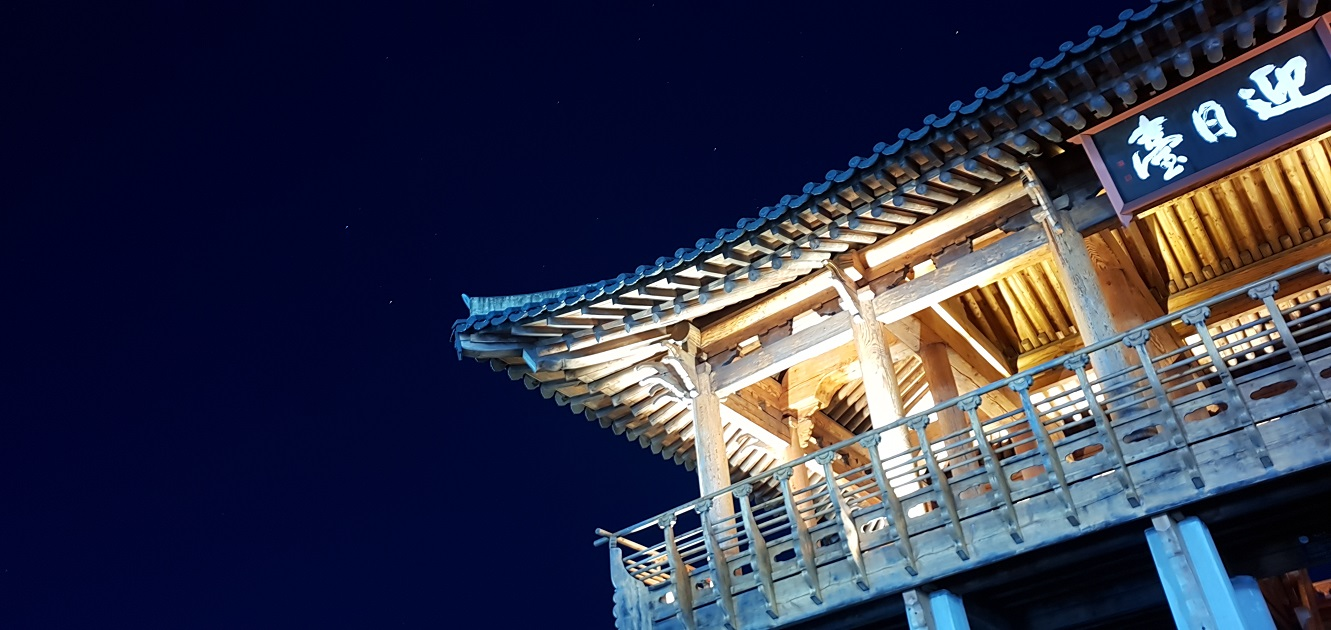
#> input picture OpenCV/10-convolutionAndMask/images/po.jpg, 1331 x 630 px
$ python 101-1-blurring-avg.py
#> lines starting #> are read from the running program, lines starting #| are printed output that depends on the picture
import cv2 as cv
import os

os.chdir('10-convolutionAndMask\\images')
img = cv.imread('po.jpg')
#> img is the input picture: shape (630, 1331, 3); mean B, G, R 73.9, 52.5, 50.3
img_blur = cv.blur(img, (5,5))
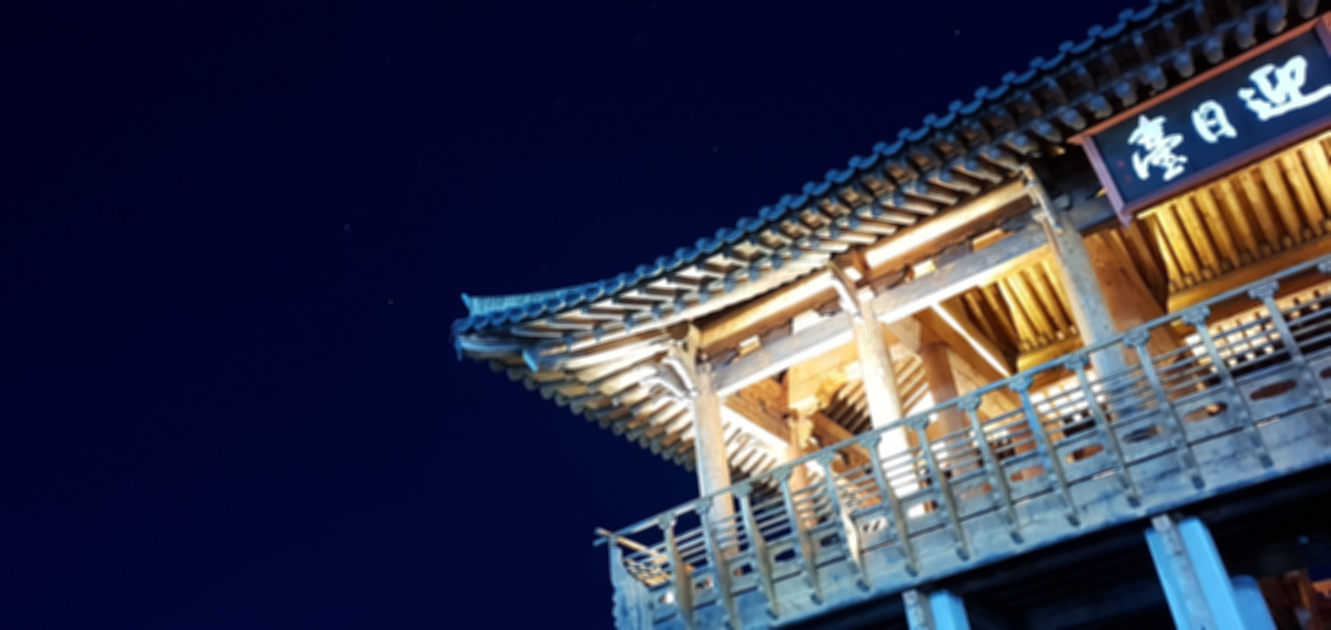
#> img_blur: shape (630, 1331, 3); mean B, G, R 73.9, 52.6, 50.3

cv.imshow('origin', img)
cv.imshow('blur1', img_blur)
cv.imshow('blur2', cv.blur(img, (5, 50)))
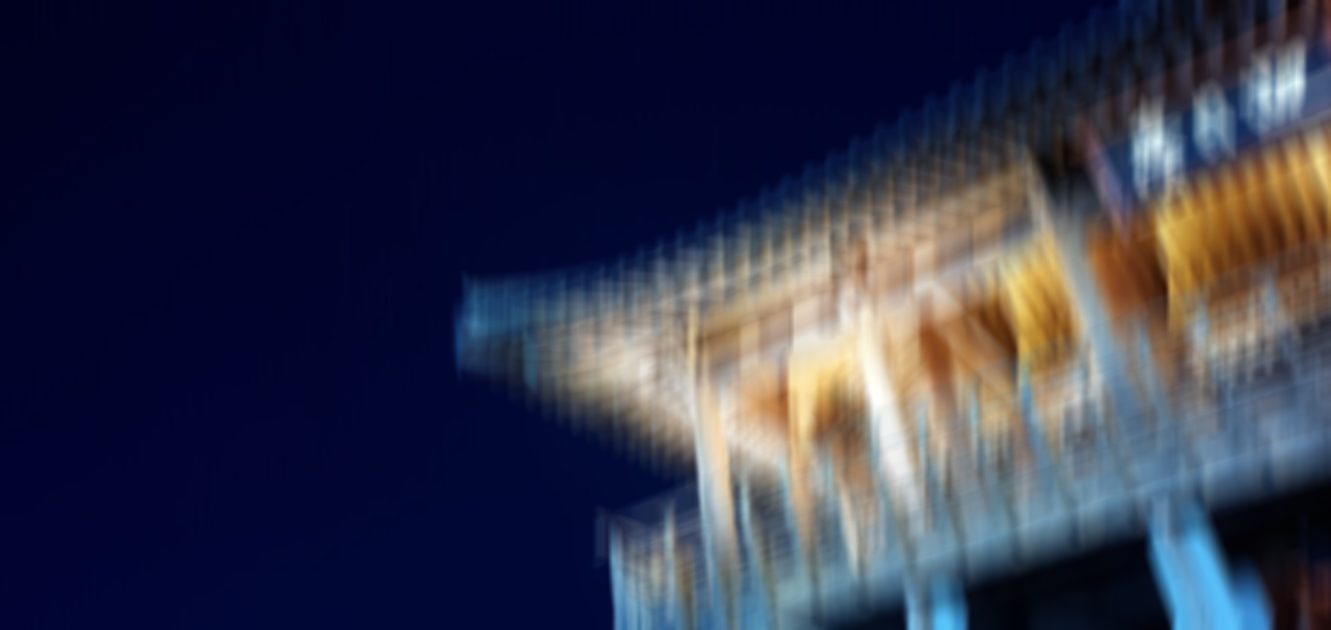
#> window 'blur2': shape (630, 1331, 3); mean B, G, R 73.9, 52.5, 50.3
cv.imshow('blur2', cv.blur(img, (25, 25)))
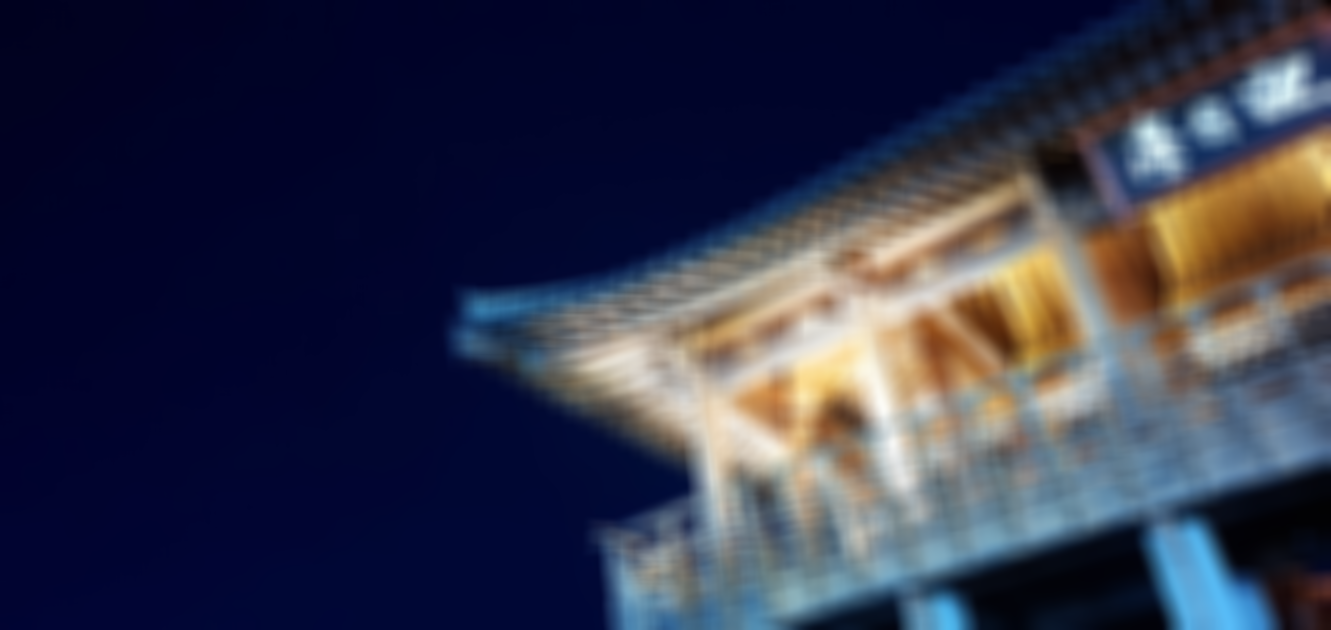
#> window 'blur2': shape (630, 1331, 3); mean B, G, R 73.9, 52.6, 50.3
cv.waitKey(0)
cv.destroyAllWindows()

$ run again, with OpenCV/10-convolutionAndMask/images/car.jpg copied over OpenCV/10-convolutionAndMask/images/po.jpg
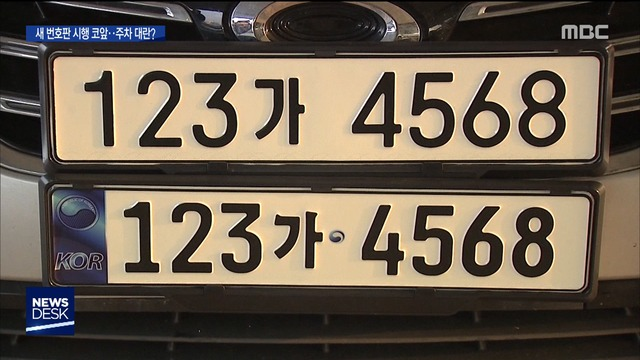
#> input picture OpenCV/10-convolutionAndMask/images/car.jpg, 640 x 360 px
#> img is the input picture: shape (360, 640, 3); mean B, G, R 79.8, 94.1, 106
#> `cv.imshow('blur2', cv.blur(img, (5, 50)))`:
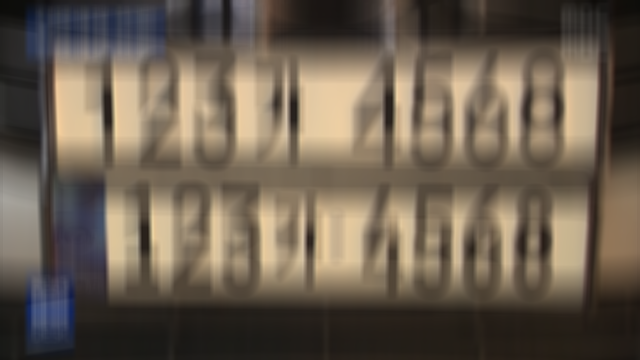
#> window 'blur2': shape (360, 640, 3); mean B, G, R 79.9, 94.1, 106.1
#> `cv.imshow('blur2', cv.blur(img, (25, 25)))`:
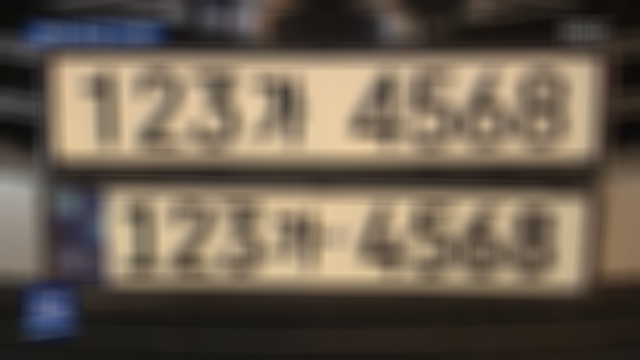
#> window 'blur2': shape (360, 640, 3); mean B, G, R 79.9, 94.1, 106.1
